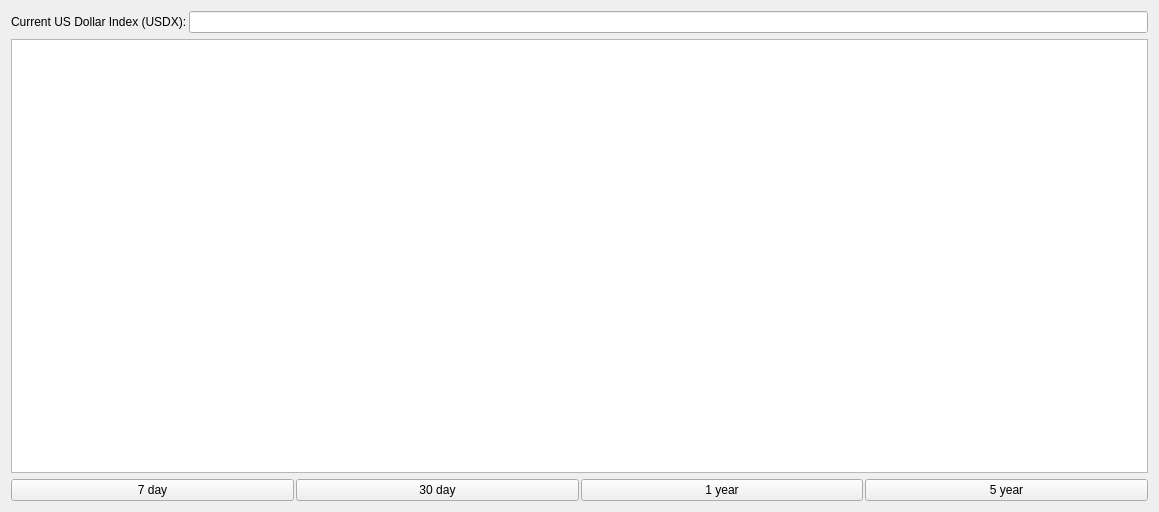
<?xml version="1.0" encoding="UTF-8"?>
<ui version="4.0">
 <class>DollarIndexDisplay</class>
 <widget class="QWidget" name="DollarIndexDisplay">
  <property name="geometry">
   <rect>
    <x>0</x>
    <y>0</y>
    <width>1159</width>
    <height>512</height>
   </rect>
  </property>
  <property name="windowTitle">
   <string>Market Analysis - US Dollar Index</string>
  </property>
  <layout class="QGridLayout" name="gridLayout">
   <item row="1" column="0">
    <widget class="QChartView" name="chartView">
     <property name="sizePolicy">
      <sizepolicy hsizetype="Expanding" vsizetype="MinimumExpanding">
       <horstretch>0</horstretch>
       <verstretch>0</verstretch>
      </sizepolicy>
     </property>
    </widget>
   </item>
   <item row="0" column="0">
    <widget class="QWidget" name="horizontalWidget" native="true">
     <layout class="QHBoxLayout" name="horizontalLayout">
      <property name="spacing">
       <number>2</number>
      </property>
      <property name="leftMargin">
       <number>0</number>
      </property>
      <property name="topMargin">
       <number>0</number>
      </property>
      <property name="rightMargin">
       <number>0</number>
      </property>
      <property name="bottomMargin">
       <number>0</number>
      </property>
      <item>
       <widget class="QLabel" name="currentLabel">
        <property name="text">
         <string>Current US Dollar Index (USDX):</string>
        </property>
       </widget>
      </item>
      <item>
       <widget class="QLineEdit" name="currentText">
        <property name="readOnly">
         <bool>true</bool>
        </property>
       </widget>
      </item>
     </layout>
    </widget>
   </item>
   <item row="2" column="0">
    <widget class="QWidget" name="buttonWidget" native="true">
     <layout class="QHBoxLayout" name="buttonLayout">
      <property name="spacing">
       <number>2</number>
      </property>
      <property name="leftMargin">
       <number>0</number>
      </property>
      <property name="topMargin">
       <number>0</number>
      </property>
      <property name="rightMargin">
       <number>0</number>
      </property>
      <property name="bottomMargin">
       <number>0</number>
      </property>
      <item>
       <widget class="QPushButton" name="button7d">
        <property name="text">
         <string>7 day</string>
        </property>
       </widget>
      </item>
      <item>
       <widget class="QPushButton" name="button30d">
        <property name="text">
         <string>30 day</string>
        </property>
       </widget>
      </item>
      <item>
       <widget class="QPushButton" name="button1y">
        <property name="text">
         <string>1 year</string>
        </property>
       </widget>
      </item>
      <item>
       <widget class="QPushButton" name="button5y">
        <property name="text">
         <string>5 year</string>
        </property>
       </widget>
      </item>
     </layout>
    </widget>
   </item>
  </layout>
 </widget>
 <customwidgets>
  <customwidget>
   <class>QChartView</class>
   <extends>QGraphicsView</extends>
   <header>PyQt5.QtChart</header>
  </customwidget>
 </customwidgets>
 <resources/>
 <connections/>
</ui>
